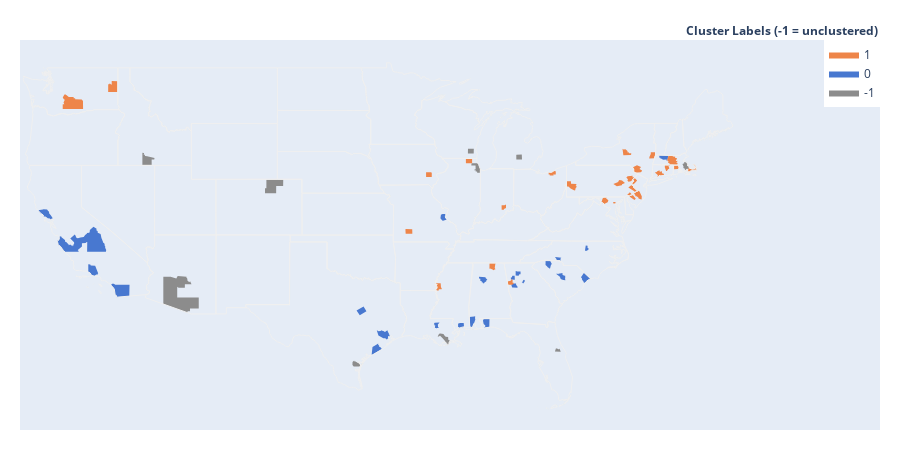

Write notebook code for a chart like this one.
### Code cell
values_var_avg = [int(i) for i in clusterer.labels_]

fig = ff.create_choropleth(fips=correct_fips, values=values_var_avg, legend_title='Cluster Labels (-1 = unclustered)', show_hover=True, colorscale = ["#8C8C8C","#4878D0","#EE8549"])
# fig.layout.template = None
fig.show()

### Figure 1 — Plotly figure (JSON) as saved in the notebook; plotly's stock layout.template omitted (floating-point values rounded to 4 significant figures; data arrays with more than 128 entries replaced by an {"elided": "..."} marker saying what was removed)
{"data": [{"fill": "toself", "fillcolor": "#8C8C8C", "hoverinfo": "none", "line": {"color": "rgb(0, 0, 0)", "width": 0}, "mode": "lines", "name": "-1", "type": "scatter", "x": {"elided": "428 float values"}, "y": {"elided": "428 float values"}}, {"fill": "toself", "fillcolor": "#4878D0", "hoverinfo": "none", "line": {"color": "rgb(0, 0, 0)", "width": 0}, "mode": "lines", "name": "0", "type": "scatter", "x": {"elided": "559 float values"}, "y": {"elided": "559 float values"}}, {"fill": "toself", "fillcolor": "#EE8549", "hoverinfo": "none", "line": {"color": "rgb(0, 0, 0)", "width": 0}, "mode": "lines", "name": "1", "type": "scatter", "x": {"elided": "448 float values"}, "y": {"elided": "448 float values"}}, {"hoverinfo": "text", "legendgroup": "centroids", "marker": {"color": "white", "opacity": 0}, "mode": "markers", "name": "US Counties", "selected": {"marker": {"color": "white", "opacity": 1, "size": 3}}, "showlegend": false, "text": ["County: Weld<br>State: Colorado<br>FIPS: 08123<br>Value: -1", "County: Weld<br>State: Colorado<br>FIPS: 08123<br>Value: -1", "County: Lafourche<br>State: Louisiana<br>FIPS: 22057<br>Value: -1", "County: Lafourche<br>State: Louisiana<br>FIPS: 22057<br>Value: -1", "County: Lafourche<br>State: Louisiana<br>FIPS: 22057<br>Value: -1", "County: Lafourche<br>State: Louisiana<br>FIPS: 22057<br>Value: -1", "County: Lafourche<br>State: Louisiana<br>FIPS: 22057<br>Value: -1", "County: Lafourche<br>State: Louisiana<br>FIPS: 22057<br>Value: -1", "County: Ventura<br>State: California<br>FIPS: 06111<br>Value: 0", "County: Ventura<br>State: California<br>FIPS: 06111<br>Value: 0", "County: Ventura<br>State: California<br>FIPS: 06111<br>Value: 0", "County: Harrison<br>State: Mississippi<br>FIPS: 28047<br>Value: 0", "County: Harrison<br>State: Mississippi<br>FIPS: 28047<br>Value: 0", "County: Harrison<br>State: Mississippi<br>FIPS: 28047<br>Value: 0", "County: Harrison<br>State: Mississippi<br>FIPS: 28047<br>Value: 0", "County: Harrison<br>State: Mississippi<br>FIPS: 28047<br>Value: 0", "County: Nueces<br>State: Texas<br>FIPS: 48355<br>Value: -1", "County: Nueces<br>State: Texas<br>FIPS: 48355<br>Value: -1", "County: Nueces<br>State: Texas<br>FIPS: 48355<br>Value: -1", "County: Nueces<br>State: Texas<br>FIPS: 48355<br>Value: -1", "County: Nueces<br>State: Texas<br>FIPS: 48355<br>Value: -1", "County: Nueces<br>State: Texas<br>FIPS: 48355<br>Value: -1", "County: Nueces<br>State: Texas<br>FIPS: 48355<br>Value: -1", "County: Nueces<br>State: Texas<br>FIPS: 48355<br>Value: -1", "County: Nueces<br>State: Texas<br>FIPS: 48355<br>Value: -1", "County: Nueces<br>State: Texas<br>FIPS: 48355<br>Value: -1", "County: Nueces<br>State: Texas<br>FIPS: 48355<br>Value: -1", "County: Nueces<br>State: Texas<br>FIPS: 48355<br>Value: -1", "County: Nueces<br>State: Texas<br>FIPS: 48355<br>Value: -1", "County: Nueces<br>State: Texas<br>FIPS: 48355<br>Value: -1", "County: Nueces<br>State: Texas<br>FIPS: 48355<br>Value: -1", "County: Nueces<br>State: Texas<br>FIPS: 48355<br>Value: -1", "County: Nueces<br>State: Texas<br>FIPS: 48355<br>Value: -1", "County: Nueces<br>State: Texas<br>FIPS: 48355<br>Value: -1", "County: Nueces<br>State: Texas<br>FIPS: 48355<br>Value: -1", "County: Nueces<br>State: Texas<br>FIPS: 48355<br>Value: -1", "County: Nueces<br>State: Texas<br>FIPS: 48355<br>Value: -1", "County: Nueces<br>State: Texas<br>FIPS: 48355<br>Value: -1", "County: Nueces<br>State: Texas<br>FIPS: 48355<br>Value: -1", "County: Nueces<br>State: Texas<br>FIPS: 48355<br>Value: -1", "County: Nueces<br>State: Texas<br>FIPS: 48355<br>Value: -1", "County: Nueces<br>State: Texas<br>FIPS: 48355<br>Value: -1", "County: New Haven<br>State: Connecticut<br>FIPS: 09009<br>Value: 1", "County: New Haven<br>State: Connecticut<br>FIPS: 09009<br>Value: 1", "County: Plymouth<br>State: Massachusetts<br>FIPS: 25023<br>Value: -1", "County: Plymouth<br>State: Massachusetts<br>FIPS: 25023<br>Value: -1", "County: Plymouth<br>State: Massachusetts<br>FIPS: 25023<br>Value: -1", "County: Plymouth<br>State: Massachusetts<br>FIPS: 25023<br>Value: -1", "County: Plymouth<br>State: Massachusetts<br>FIPS: 25023<br>Value: -1", "County: Plymouth<br>State: Massachusetts<br>FIPS: 25023<br>Value: -1", "County: Plymouth<br>State: Massachusetts<br>FIPS: 25023<br>Value: -1", "County: Harris<br>State: Texas<br>FIPS: 48201<br>Value: 0", "County: Harris<br>State: Texas<br>FIPS: 48201<br>Value: 0", "County: Harris<br>State: Texas<br>FIPS: 48201<br>Value: 0", "County: Mobile<br>State: Alabama<br>FIPS: 01097<br>Value: 0", "County: Mobile<br>State: Alabama<br>FIPS: 01097<br>Value: 0", "County: Mobile<br>State: Alabama<br>FIPS: 01097<br>Value: 0", "County: Mobile<br>State: Alabama<br>FIPS: 01097<br>Value: 0", "County: Mobile<br>State: Alabama<br>FIPS: 01097<br>Value: 0", "County: Mobile<br>State: Alabama<br>FIPS: 01097<br>Value: 0", "County: Mobile<br>State: Alabama<br>FIPS: 01097<br>Value: 0", "County: San Diego<br>State: California<br>FIPS: 06073<br>Value: 0", "County: Gloucester<br>State: New Jersey<br>FIPS: 34015<br>Value: 1", "County: Ingham<br>State: Michigan<br>FIPS: 26065<br>Value: -1", "County: Greene<br>State: Missouri<br>FIPS: 29077<br>Value: 1", "County: Beaver<br>State: Pennsylvania<br>FIPS: 42007<br>Value: 1", "County: Waukesha<br>State: Wisconsin<br>FIPS: 55133<br>Value: -1", "County: Sonoma<br>State: California<br>FIPS: 06097<br>Value: 0", "County: Cherokee<br>State: Georgia<br>FIPS: 13057<br>Value: 0", "County: Worcester<br>State: Massachusetts<br>FIPS: 25027<br>Value: 1", "County: Monroe<br>State: Pennsylvania<br>FIPS: 42089<br>Value: 1", "County: Twin Falls<br>State: Idaho<br>FIPS: 16083<br>Value: -1", "County: Franklin<br>State: Massachusetts<br>FIPS: 25011<br>Value: 0", "County: McLennan<br>State: Texas<br>FIPS: 48309<br>Value: 0", "County: Matagorda<br>State: Texas<br>FIPS: 48321<br>Value: 0", "County: Cook<br>State: Illinois<br>FIPS: 17031<br>Value: -1", "County: Madison<br>State: Alabama<br>FIPS: 01089<br>Value: 1", "County: Tolland<br>State: Connecticut<br>FIPS: 09013<br>Value: 1", "County: Frederick<br>State: Maryland<br>FIPS: 24021<br>Value: 1", "County: Jefferson<br>State: Missouri<br>FIPS: 29099<br>Value: 0", "County: Madison<br>State: New York<br>FIPS: 36053<br>Value: 1", "County: Santa Rosa<br>State: Florida<br>FIPS: 12113<br>Value: 0", "County: Seminole<br>State: Florida<br>FIPS: 12117<br>Value: -1", "County: Spartanburg<br>State: South Carolina<br>FIPS: 45083<br>Value: 0", "County: Fresno<br>State: California<br>FIPS: 06019<br>Value: 0", "County: Spokane<br>State: Washington<br>FIPS: 53063<br>Value: 1", "County: East Baton Rouge<br>State: Louisiana<br>FIPS: 22033<br>Value: 0", "County: Washington<br>State: Mississippi<br>FIPS: 28151<br>Value: 1", "County: Coweta<br>State: Georgia<br>FIPS: 13077<br>Value: 0", "County: McHenry<br>State: Illinois<br>FIPS: 17111<br>Value: 1", "County: Cuyahoga<br>State: Ohio<br>FIPS: 39035<br>Value: 1", "County: Delaware<br>State: Pennsylvania<br>FIPS: 42045<br>Value: 1", "County: Paulding<br>State: Georgia<br>FIPS: 13223<br>Value: 0", "County: Rensselaer<br>State: New York<br>FIPS: 36083<br>Value: 1", "County: Sullivan<br>State: New York<br>FIPS: 36105<br>Value: 1", "County: Gaston<br>State: North Carolina<br>FIPS: 37071<br>Value: 0", "County: Allegheny<br>State: Pennsylvania<br>FIPS: 42003<br>Value: 1", "County: Carroll<br>State: Georgia<br>FIPS: 13045<br>Value: 1", "County: Washington<br>State: Iowa<br>FIPS: 19183<br>Value: 1", "County: Warren<br>State: New Jersey<br>FIPS: 34041<br>Value: 1", "County: Schuylkill<br>State: Pennsylvania<br>FIPS: 42107<br>Value: 1", "County: Durham<br>State: North Carolina<br>FIPS: 37063<br>Value: 0", "County: Horry<br>State: South Carolina<br>FIPS: 45051<br>Value: 0", "County: Burlington<br>State: New Jersey<br>FIPS: 34005<br>Value: 1", "County: Bucks<br>State: Pennsylvania<br>FIPS: 42017<br>Value: 1", "County: Walker<br>State: Alabama<br>FIPS: 01127<br>Value: 0", "County: Rockdale<br>State: Georgia<br>FIPS: 13247<br>Value: 0", "County: Jennings<br>State: Indiana<br>FIPS: 18079<br>Value: 1", "County: Richland<br>State: South Carolina<br>FIPS: 45079<br>Value: 0", "County: Baltimore<br>State: Maryland<br>FIPS: 24510<br>Value: 1", "County: Pima<br>State: Arizona<br>FIPS: 04019<br>Value: -1", "County: Tulare<br>State: California<br>FIPS: 06107<br>Value: 0", "County: Maricopa<br>State: Arizona<br>FIPS: 04013<br>Value: -1", "County: Yakima<br>State: Washington<br>FIPS: 53077<br>Value: 1", "County: Monterey<br>State: California<br>FIPS: 06053<br>Value: 0", "County: Barnstable<br>State: Massachusetts<br>FIPS: 25001<br>Value: 1", "County: Providence<br>State: Rhode Island<br>FIPS: 44007<br>Value: 1"], "type": "scatter", "unselected": {"marker": {"opacity": 0}}, "x": [[-105.0], [-104.4], [-90.32], [-90.34], [-90.35], [-90.35], [-90.41], [-90.43], [-119.4], [-119.1], [-119.5], [-88.84], [-88.89], [-88.97], [-89.1], [-89.12], [-97.08], [-97.1], [-97.12], [-97.09], [-97.12], [-97.13], [-97.14], [-97.14], [-97.14], [-97.15], [-97.15], [-97.17], [-97.18], [-97.21], [-97.21], [-97.22], [-97.24], [-97.23], [-97.16], [-97.25], [-97.31], [-97.33], [-97.36], [-97.36], [-97.45], [-97.65], [-72.75], [-72.93], [-70.88], [-70.89], [-70.89], [-70.9], [-70.9], [-70.94], [-70.81], [-94.97], [-94.98], [-95.39], [-88.04], [-88.21], [-88.22], [-88.26], [-88.14], [-88.34], [-88.21], -116.7, -75.14, -84.37, -93.34, -80.35, -88.3, -122.9, -84.48, -71.91, -75.34, -114.7, -72.59, -97.2, -96.01, -87.82, -86.55, -72.34, -77.4, -90.54, -75.67, -87.02, -81.24, -81.99, -119.6, -117.4, -91.1, -90.95, -84.76, -88.45, -81.66, -75.4, -84.87, -73.51, -74.77, -81.18, -79.98, -85.08, -91.72, -75.0, -76.22, -78.88, -79.0, -74.67, -75.11, -87.3, -84.03, -85.63, -80.9, -76.61, -111.8, -118.8, -112.5, -120.7, -121.2, -70.29, -71.58], "y": [[40.03], [40.55], [29.07], [29.18], [29.1], [29.12], [29.21], [29.57], [34.01], [34.47], [33.25], [30.37], [30.24], [30.21], [30.23], [30.51], [27.92], [27.9], [27.91], [27.86], [27.89], [27.9], [27.9], [27.85], [27.89], [27.88], [27.82], [27.76], [27.82], [27.82], [27.81], [27.85], [27.83], [27.67], [27.72], [27.86], [27.87], [27.87], [27.85], [27.88], [27.87], [27.72], [41.25], [41.41], [42.34], [42.34], [42.33], [42.34], [42.33], [42.29], [41.95], [29.68], [29.69], [29.86], [30.51], [30.32], [30.32], [30.34], [30.25], [30.39], [30.79], 33.03, 39.72, 42.6, 37.26, 40.68, 43.02, 38.53, 34.24, 42.35, 41.06, 42.36, 42.58, 31.55, 28.82, 41.84, 34.76, 41.86, 39.47, 38.26, 42.91, 30.7, 28.72, 34.93, 36.76, 47.62, 30.54, 33.28, 33.35, 42.32, 41.42, 39.92, 33.92, 42.71, 41.72, 35.29, 40.47, 33.58, 41.34, 40.86, 40.71, 36.04, 33.92, 39.88, 40.34, 33.8, 33.65, 39.0, 34.02, 39.31, 32.1, 36.22, 33.35, 46.46, 36.22, 41.72, 41.87]}, {"hoverinfo": "text", "legendgroup": "States", "line": {"color": "rgb(240, 240, 240)", "width": 1}, "mode": "lines", "showlegend": false, "type": "scatter", "x": {"elided": "10570 float values"}, "y": {"elided": "10570 float values"}}], "layout": {"annotations": [{"showarrow": false, "text": "<b>Cluster Labels (-1 = unclustered)</b>", "x": 1, "xanchor": "right", "xref": "paper", "y": 1.05, "yref": "paper"}], "dragmode": "select", "height": 450, "hovermode": "closest", "legend": {"traceorder": "reversed", "x": 1, "xanchor": "right", "y": 1, "yanchor": "top"}, "margin": {"b": 20, "l": 20, "r": 20, "t": 40}, "width": 900, "xaxis": {"autorange": false, "fixedrange": true, "range": [-125, -55], "showgrid": false, "showticklabels": false, "zeroline": false}, "yaxis": {"autorange": false, "fixedrange": true, "range": [23, 51], "showgrid": false, "showticklabels": false, "zeroline": false}}}
